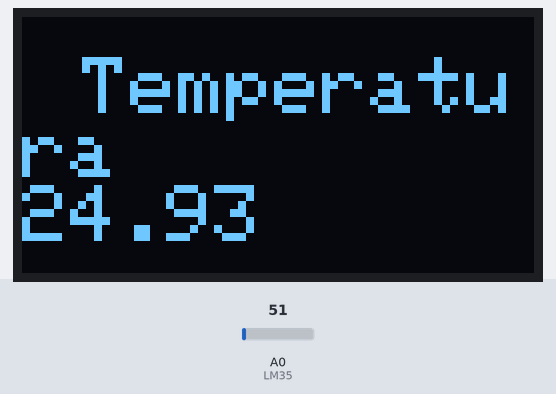
Recording of a sketch running on a simulated Arduino Uno, built with avr-gcc and run on an emulated ATmega328P. On the bench: 128×64 one-colour display. The inputs (shaded band) are chosen by the test bench; at power-on: A0 (LM35) = 51. What the sketch prints to the serial monitor is not drawn.

Above: at 1.4 s.
1.5 s: A0 (LM35) set to 61
At 3.7 s:
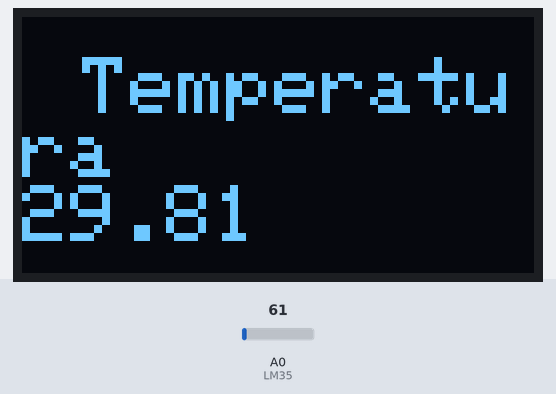
5.4 s: A0 (LM35) set to 71
At 7.0 s:
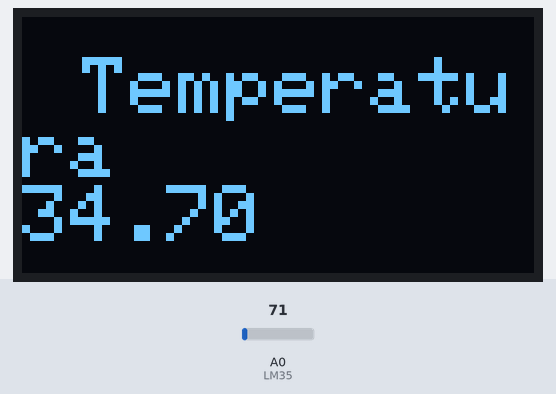
9.3 s: A0 (LM35) set to 86
At 10.4 s:
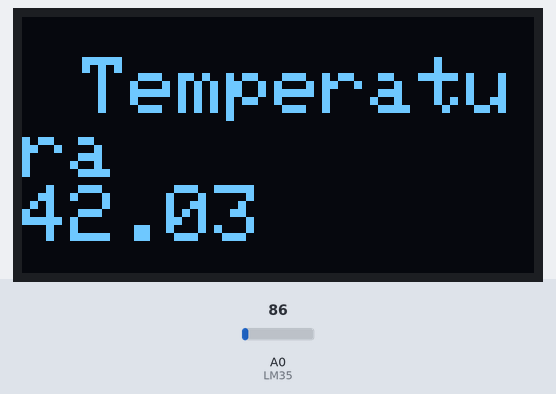
Timing chart, 0 to 12.3 s (numbered marks = the images above; inputs shaded):
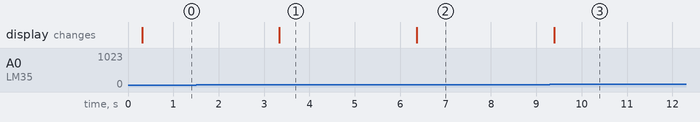

The sketch:

Labo3.ino
```cpp
#include <Wire.h>
#include <Adafruit_GFX.h>
#include <Adafruit_SH110X.h>

#define i2c_Address 0x3C

#define SCREEN_WIDTH 128
#define SCREEN_HEIGHT 64
#define OLED_RESET -1

Adafruit_SH1106G display(
  SCREEN_WIDTH,
  SCREEN_HEIGHT,
  &Wire,
  OLED_RESET
);

int lectura;
float temperatura;
const int LM35 = A0;

void setup() {

  Serial.begin(9600);


  Wire.begin();

  delay(250);


  if (!display.begin(i2c_Address, true)) {
    Serial.println("ERROR: OLED no encontrada");

    while (1);
  }

}

void loop() {
  lectura = analogRead(LM35);
  temperatura = lectura*(5.0/1023)*100;

  Serial.print("temperatura");
  Serial.print(temperatura);
  display.clearDisplay();

  display.setTextColor(SH110X_WHITE);
  display.setTextSize(2);
  display.setCursor(15, 10);
  display.println("Temperatura");
  display.print(temperatura);
  display.display();
  delay(3000);
}
```

Measured:
- after the input at 1.5 s, the display: changes after 1.8 s (image 1)
- after the input at 5.4 s, the display: changes after 0.97 s (image 2)
- after the input at 9.3 s, the display: changes after 0.10 s (image 3)
